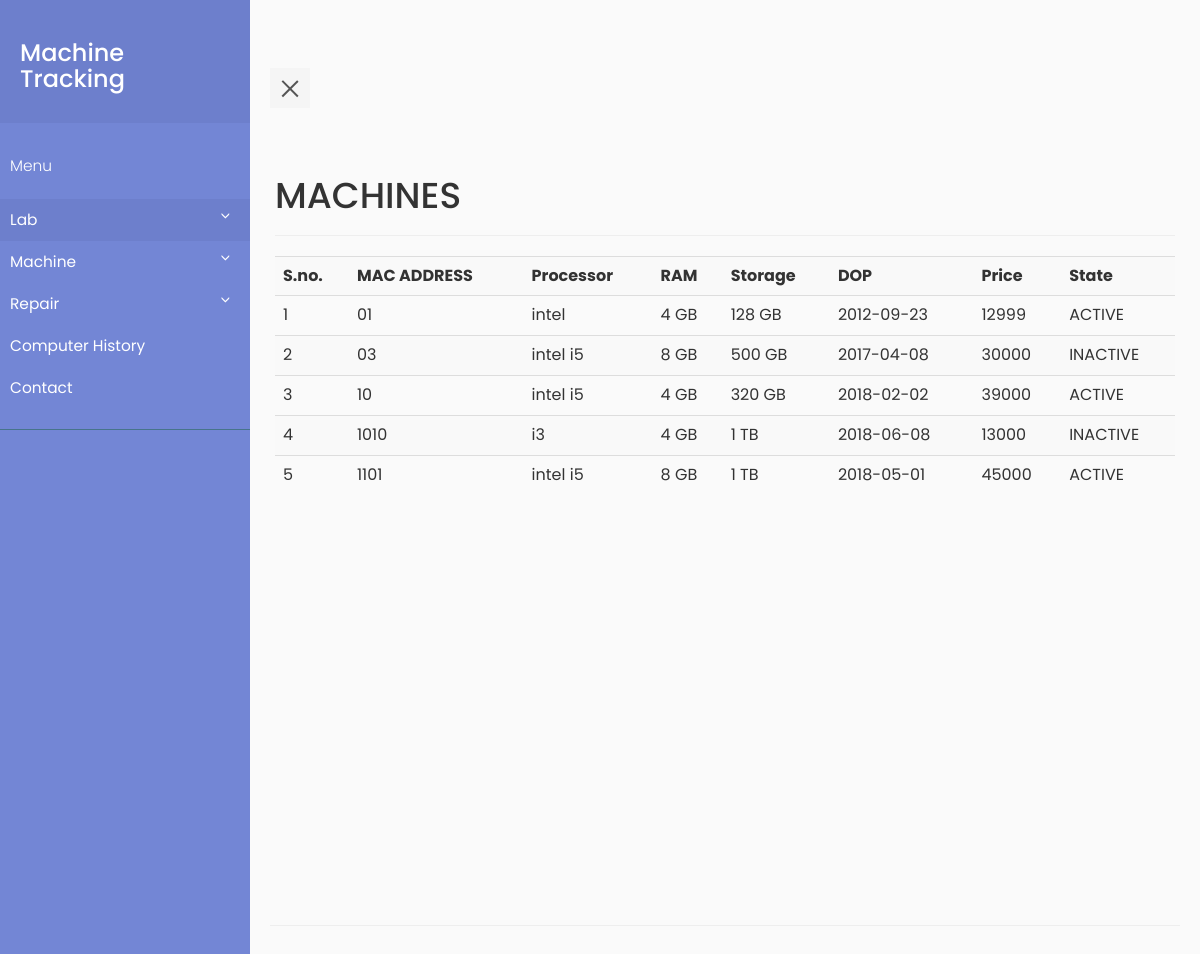
Page /viewmc.php (signed in) on the committed database.
### tables this page shows
CREATE TABLE `machine` (
  `machine_id` int(11) NOT NULL,
  `MAC_ADDR` varchar(30) DEFAULT NULL,
  `processor` varchar(30) DEFAULT NULL,
  `ram` varchar(20) DEFAULT NULL,
  `memory` varchar(20) DEFAULT NULL,
  `DOP` date DEFAULT NULL,
  `price` int(11) DEFAULT NULL,
  `state` varchar(10) DEFAULT NULL
);

### viewmc.php (the view, shortened to what this page needs)
<?php
    require_once "pdo.php";
?>
<html>
<head>
    <link rel="stylesheet" type="text/css" href="https://maxcdn.bootstrapcdn.com/bootstrap/3.3.7/css/bootstrap.min.css" >
    <link rel="stylesheet" type="text/css" href="style5.css">
</head>
<body>
            <div class="wrapper">
     <?php include "navbar.php" ;?>
         <div class="container-fluid row" id="content">
    <div class="page-header">
    <h1>MACHINES</h1>
    </div>
    <?php
        $stmtcnt = $pdo->query("SELECT COUNT(*) FROM machine ");
        $row = $stmtcnt->fetch(PDO::FETCH_ASSOC);
        if($row['COUNT(*)']!=='0')
        {
            $i=1;
            $stmtread = $pdo->query("SELECT * FROM machine ORDER BY MAC_ADDR");
            echo ("<table class=\"table table-striped\">
                <tr> <th>S.no.</th><th>MAC ADDRESS</th><th>Processor</th><th>RAM</th><th>Storage</th><th>DOP</th><th>Price</th> <th>State</th> </tr>");
            while ( $row = $stmtread->fetch(PDO::FETCH_ASSOC) )
            {
                echo ("<tr>");
                echo ("<td>");
                echo($i);
                echo("</td>");
                echo ("<td>");
                echo(htmlentities($row['MAC_ADDR']));
                echo ("</td>");
                echo ("<td>");
                echo(htmlentities($row['processor']));
                echo ("</td>");
                echo ("<td>");
                echo(htmlentities($row['ram']));
                echo ("</td>");
                echo ("<td>");
                echo(htmlentities($row['memory']));
                echo ("</td>");
                echo ("<td>");
                echo(htmlentities($row['DOP']));
                echo ("</td>");
                echo ("<td>");
                echo(htmlentities($row['price']));
                echo ("</td>");
                echo ("<td>");
                echo(htmlentities($row['state']));
                echo ("</td>");
                $i++;
            }
            echo('</table>');
        }
    ?>
    </div>
</body>
</html>

### navbar.php (shortened to what this page needs)
        <nav id="sidebar">
            <div class="sidebar-header">
                <a href="home.php"><h3>Machine Tracking</h3></a>
            </div>
            <ul class="list-unstyled components">
                <p>Menu</p>
                <li class="active">
                    <a href="#homeSubmenu" data-toggle="collapse" aria-expanded="false">Lab</a>
                </li>
                <li class="">
                    <a href="#machinemenu" data-toggle="collapse" aria-expanded="false">Machine</a>
                </li>
                <li class="">
                    <a href="#repairmenu" data-toggle="collapse" aria-expanded="false">Repair</a>
                </li>
                <li>
                    <a href="viewmchistory.php">Computer History</a>
                </li>
                <li>
                    <a href="#">Contact</a>
                </li>
            </ul>
        </nav>
<div class="container" id="content">
<div class="page-header">
<button type="button" id="sidebarCollapse" class="navbar-btn">
    <span></span>
</button>

### style5.css (style rules this page uses)
body { font-family: 'Poppins', sans-serif; background: #fafafa; }
p { font-family: 'Poppins', sans-serif; font-size: 1.1em; font-weight: 300; line-height: 1.7em; color: #999; }
a, a:hover, a:focus { color: inherit; text-decoration: none; transition: all 0.3s; }
.navbar-btn { box-shadow: none; outline: none !important; border: none; }
.wrapper { display: flex; align-items: stretch; perspective: 1500px; }
#sidebar { min-width: 250px; max-width: 250px; background: #7386D5; color: #fff; transition: all 0.6s cubic-bezier(0.945, 0.020, 0.270, 0.665); transform-origin: bottom left; }
#sidebar .sidebar-header { padding: 20px; background: #6d7fcc; }
#sidebar ul.components { padding: 20px 0; border-bottom: 1px solid #47748b; }
#sidebar ul p { color: #fff; padding: 10px; }
#sidebar ul li a { padding: 10px; font-size: 1.1em; display: block; }
#sidebar ul li.active > a, a[aria-expanded="true"] { color: #fff; background: #6d7fcc; }
a[data-toggle="collapse"] { position: relative; }
a[aria-expanded="false"]::before, a[aria-expanded="true"]::before { content: '\e259'; display: block; position: absolute; right: 20px; font-family: 'Glyphicons Halflings'; font-size: 0.6em; }
#content { padding: 20px; min-height: 100vh; transition: all 0.3s; }
#sidebarCollapse { width: 40px; height: 40px; background: #f5f5f5; }
#sidebarCollapse span { width: 80%; height: 2px; margin: 0 auto; display: block; background: #555; transition: all 0.8s cubic-bezier(0.810, -0.330, 0.345, 1.375); transition-delay: 0.2s; }
#sidebarCollapse span:last-of-type { transform: rotate(-45deg) translate(1px, -1px); }
a:link { text-decoration: none; color:white; }

### rows in the picture
machine: MAC_ADDR "01", processor "intel", ram "4 GB", memory "128 GB", DOP "2012-09-23", price "12999", state "ACTIVE"
machine: MAC_ADDR "03", processor "intel i5", ram "8 GB", memory "500 GB", DOP "2017-04-08", price "30000", state "INACTIVE"
machine: MAC_ADDR "10", processor "intel i5", ram "4 GB", memory "320 GB", DOP "2018-02-02", price "39000", state "ACTIVE"
machine: MAC_ADDR "1010", processor "i3", ram "4 GB", memory "1 TB", DOP "2018-06-08", price "13000", state "INACTIVE"
machine: MAC_ADDR "1101", processor "intel i5", ram "8 GB", memory "1 TB", DOP "2018-05-01", price "45000", state "ACTIVE"
